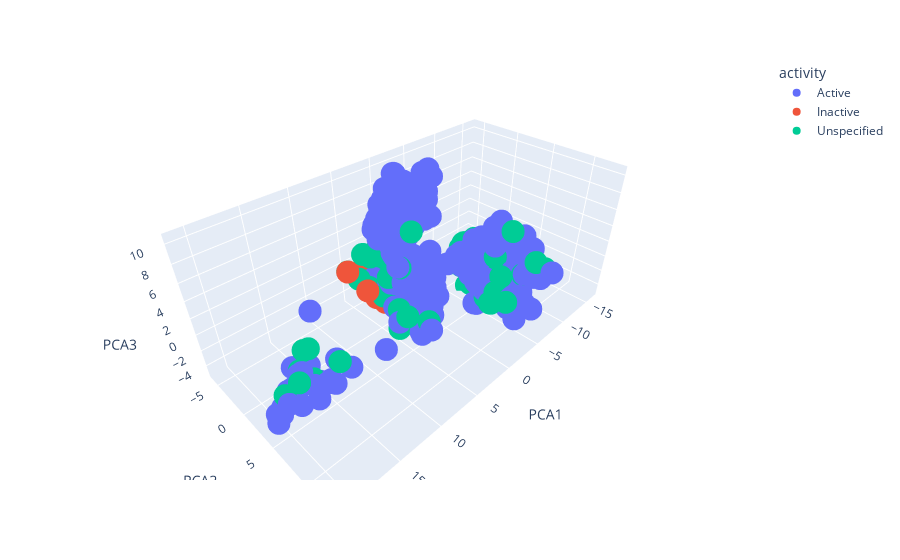

The cell this chart's notebook holds for it:
### Code cell
fig = px.scatter_3d(df_pca_mbk, x='PCA1', y='PCA2', z='PCA3', color='activity')
fig.show()

### Figure 1 — Plotly figure (JSON) as saved in the notebook; plotly's stock layout.template omitted (floating-point values rounded to 4 significant figures; data arrays with more than 128 entries replaced by an {"elided": "..."} marker saying what was removed)
{"data": [{"hovertemplate": "activity=Active<br>PCA1=%{x}<br>PCA2=%{y}<br>PCA3=%{z}<extra></extra>", "legendgroup": "Active", "marker": {"color": "#636efa", "symbol": "circle"}, "mode": "markers", "name": "Active", "scene": "scene", "showlegend": true, "type": "scatter3d", "x": {"elided": "1053 float values"}, "y": {"elided": "1053 float values"}, "z": {"elided": "1053 float values"}}, {"hovertemplate": "activity=Inactive<br>PCA1=%{x}<br>PCA2=%{y}<br>PCA3=%{z}<extra></extra>", "legendgroup": "Inactive", "marker": {"color": "#EF553B", "symbol": "circle"}, "mode": "markers", "name": "Inactive", "scene": "scene", "showlegend": true, "type": "scatter3d", "x": {"elided": "304 float values"}, "y": {"elided": "304 float values"}, "z": {"elided": "304 float values"}}, {"hovertemplate": "activity=Unspecified<br>PCA1=%{x}<br>PCA2=%{y}<br>PCA3=%{z}<extra></extra>", "legendgroup": "Unspecified", "marker": {"color": "#00cc96", "symbol": "circle"}, "mode": "markers", "name": "Unspecified", "scene": "scene", "showlegend": true, "type": "scatter3d", "x": {"elided": "191 float values"}, "y": {"elided": "191 float values"}, "z": {"elided": "191 float values"}}], "layout": {"legend": {"title": {"text": "activity"}, "tracegroupgap": 0}, "margin": {"t": 60}, "scene": {"domain": {"x": [0, 1], "y": [0, 1]}, "xaxis": {"title": {"text": "PCA1"}}, "yaxis": {"title": {"text": "PCA2"}}, "zaxis": {"title": {"text": "PCA3"}}}}}
